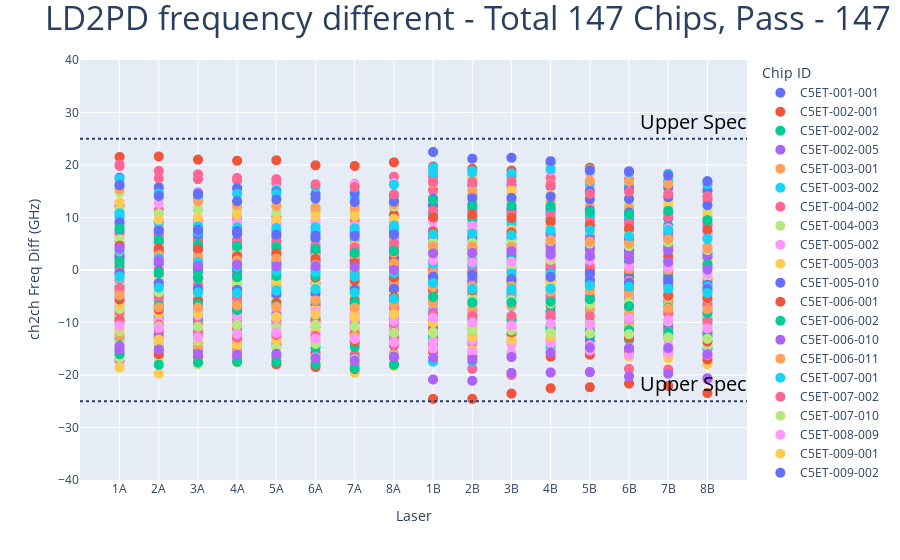

Notebook code for this chart:
### Code cell
fig = px.scatter(LD_df, x='Laser', y='ch2ch Freq Diff (GHz)', color=LD_df['Chip ID'])
fig.update_traces(marker_size=10)
fig.add_hline(y=25, line_dash="dot",
    label=dict(
        text="Upper Spec",
        textposition="end",
        font=dict(size=20, color="black"),
        yanchor="bottom",
    ),)
fig.add_hline(y=-25, line_dash="dot",
    label=dict(
        text="Upper Spec",
        textposition="end",
        font=dict(size=20, color="black"),
        yanchor="bottom",
    ),)
fig.update_xaxes(categoryorder='array', categoryarray= ['1A', '2A', '3A', '3A', '4A', '5A', '6A', '7A', '8A', '1B', '2B', '3B', '4B', '5B', '6B', '7B', '8B'])
fig.update_layout(yaxis_range=[-40,40], title=dict(text="LD2PD frequency different - Total "+str(len(PD_df['Chip ID'].unique()))+" Chips, Pass - " +str(chip_qty_freq_offset_pass) + " Chips, Rest Failed", font=dict(size=33)))
